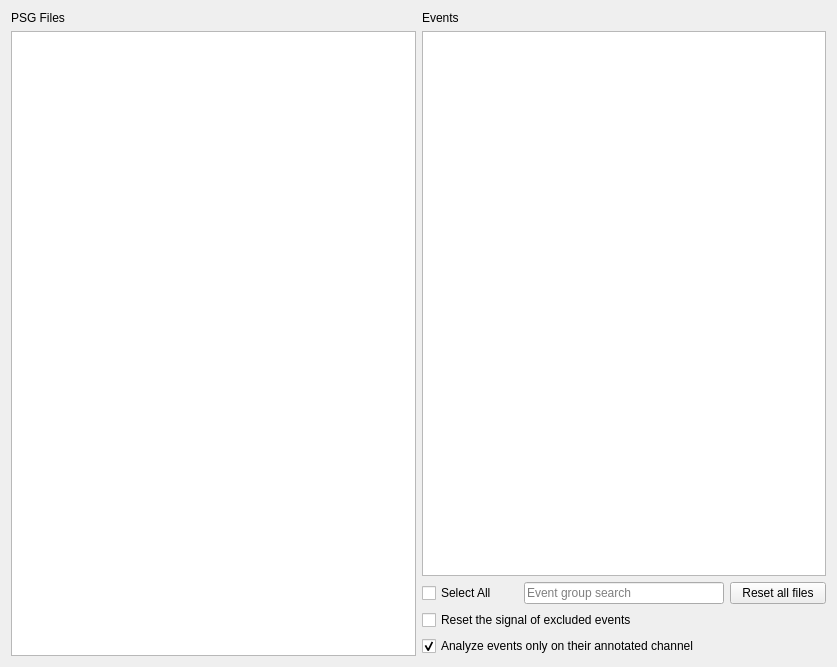
<?xml version="1.0" encoding="UTF-8"?>
<ui version="4.0">
 <class>NonValidEventStep</class>
 <widget class="QWidget" name="NonValidEventStep">
  <property name="geometry">
   <rect>
    <x>0</x>
    <y>0</y>
    <width>837</width>
    <height>667</height>
   </rect>
  </property>
  <property name="windowTitle">
   <string>Form</string>
  </property>
  <layout class="QHBoxLayout" name="horizontalLayout_2">
   <item>
    <layout class="QVBoxLayout" name="verticalLayout">
     <item>
      <widget class="QLabel" name="label">
       <property name="font">
        <font>
         <italic>false</italic>
         <bold>false</bold>
        </font>
       </property>
       <property name="text">
        <string>PSG Files</string>
       </property>
      </widget>
     </item>
     <item>
      <widget class="QListView" name="file_listview">
       <property name="editTriggers">
        <set>QAbstractItemView::EditTrigger::NoEditTriggers</set>
       </property>
       <property name="selectionMode">
        <enum>QAbstractItemView::SelectionMode::ExtendedSelection</enum>
       </property>
       <property name="selectionBehavior">
        <enum>QAbstractItemView::SelectionBehavior::SelectItems</enum>
       </property>
      </widget>
     </item>
    </layout>
   </item>
   <item>
    <layout class="QVBoxLayout" name="verticalLayout_2">
     <item>
      <widget class="QLabel" name="label_2">
       <property name="font">
        <font>
         <italic>false</italic>
         <bold>false</bold>
        </font>
       </property>
       <property name="text">
        <string>Events</string>
       </property>
      </widget>
     </item>
     <item>
      <widget class="QTreeView" name="event_treeview">
       <property name="editTriggers">
        <set>QAbstractItemView::EditTrigger::NoEditTriggers</set>
       </property>
       <property name="dragDropMode">
        <enum>QAbstractItemView::DragDropMode::NoDragDrop</enum>
       </property>
       <property name="selectionMode">
        <enum>QAbstractItemView::SelectionMode::SingleSelection</enum>
       </property>
       <property name="selectionBehavior">
        <enum>QAbstractItemView::SelectionBehavior::SelectItems</enum>
       </property>
      </widget>
     </item>
     <item>
      <layout class="QHBoxLayout" name="horizontalLayout">
       <item>
        <widget class="QCheckBox" name="select_all_checkBox">
         <property name="text">
          <string>Select All</string>
         </property>
        </widget>
       </item>
       <item>
        <widget class="QLineEdit" name="search_lineEdit">
         <property name="maximumSize">
          <size>
           <width>200</width>
           <height>16777215</height>
          </size>
         </property>
         <property name="placeholderText">
          <string>Event group search</string>
         </property>
        </widget>
       </item>
       <item>
        <widget class="QPushButton" name="reset_all_files_pushButton">
         <property name="text">
          <string>Reset all files</string>
         </property>
        </widget>
       </item>
      </layout>
     </item>
     <item>
      <widget class="QCheckBox" name="reset_excl_event_checkBox">
       <property name="text">
        <string>Reset the signal of excluded events </string>
       </property>
      </widget>
     </item>
     <item>
      <widget class="QCheckBox" name="match_event_channels_checkBox">
       <property name="text">
        <string>Analyze events only on their annotated channel</string>
       </property>
       <property name="checked">
        <bool>true</bool>
       </property>
      </widget>
     </item>
    </layout>
   </item>
  </layout>
 </widget>
 <resources>
  <include location="../../../../../snooz-toolbox/src/main/python/ui/themes/themes.qrc"/>
 </resources>
 <connections>
  <connection>
   <sender>file_listview</sender>
   <signal>clicked(QModelIndex)</signal>
   <receiver>NonValidEventStep</receiver>
   <slot>on_file_selected()</slot>
   <hints>
    <hint type="sourcelabel">
     <x>109</x>
     <y>177</y>
    </hint>
    <hint type="destinationlabel">
     <x>213</x>
     <y>177</y>
    </hint>
   </hints>
  </connection>
  <connection>
   <sender>select_all_checkBox</sender>
   <signal>stateChanged(int)</signal>
   <receiver>NonValidEventStep</receiver>
   <slot>on_select_all_groups()</slot>
   <hints>
    <hint type="sourcelabel">
     <x>287</x>
     <y>280</y>
    </hint>
    <hint type="destinationlabel">
     <x>240</x>
     <y>164</y>
    </hint>
   </hints>
  </connection>
  <connection>
   <sender>reset_all_files_pushButton</sender>
   <signal>clicked()</signal>
   <receiver>NonValidEventStep</receiver>
   <slot>on_reset_all_files()</slot>
   <hints>
    <hint type="sourcelabel">
     <x>541</x>
     <y>404</y>
    </hint>
    <hint type="destinationlabel">
     <x>298</x>
     <y>226</y>
    </hint>
   </hints>
  </connection>
  <connection>
   <sender>search_lineEdit</sender>
   <signal>textEdited(QString)</signal>
   <receiver>NonValidEventStep</receiver>
   <slot>search_pattern_slot()</slot>
   <hints>
    <hint type="sourcelabel">
     <x>526</x>
     <y>614</y>
    </hint>
    <hint type="destinationlabel">
     <x>418</x>
     <y>333</y>
    </hint>
   </hints>
  </connection>
 </connections>
 <slots>
  <slot>on_file_selected()</slot>
  <slot>on_event_selected()</slot>
  <slot>on_select_all_groups()</slot>
  <slot>on_apply_to_all_files()</slot>
  <slot>on_reset_all_files()</slot>
  <slot>search_pattern_slot()</slot>
 </slots>
</ui>
